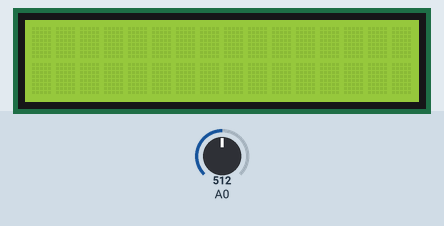
Bench run of a sketch on a simulated Arduino Uno, built with avr-gcc and run on an emulated ATmega328P. On the bench: 16×2 character LCD. Inputs (shaded band) come from the test bench; at power-on: A0 = 512. What the sketch prints to the serial monitor is not drawn.

Above: at 1.2 s.
1.3 s: A0 set to 0
At 2.2 s:
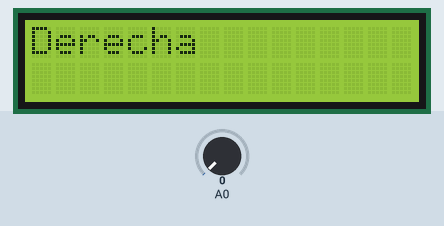
2.8 s: A0 set to 1003
4.3 s: A0 set to 1020
At 4.8 s:
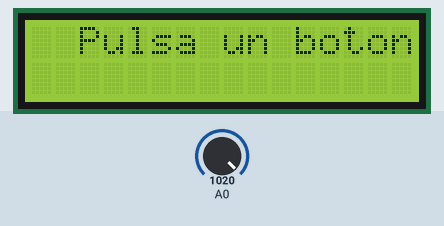
Timing chart, 0 to 7.3 s (numbered marks = the images above; inputs shaded):
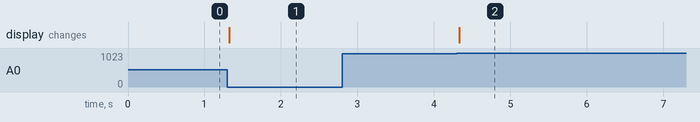

The sketch:

test_LCD_Keypad.ino
```cpp
#include <LiquidCrystal.h>

LiquidCrystal lcd(8,9,4,5,6,7);

void setup()
{
  Serial.begin(9600);
  lcd.begin(16,2);
}

void loop()
{
  int lectura = analogRead(A0);
  Serial.println(lectura);
  if(lectura == 0)
  {
    lcd.clear();
    lcd.setCursor(0,0);
    lcd.print("Derecha");
  }
  else if(lectura == 410)
  {
    lcd.clear();
    lcd.setCursor(0,0);
    lcd.print("Izquierda");
  }
  else if(lectura == 100)
  {
    lcd.clear();
    lcd.setCursor(0,0);
    lcd.print("Arriba");
  }
  else if(lectura == 256)
  {
    lcd.clear();
    lcd.setCursor(0,0);
    lcd.print("Abajo");
  }
  else if(lectura == 640)
  {
    lcd.clear();
    lcd.setCursor(0,0);
    lcd.print("Select");
  }
  else if(lectura <=1023 && lectura>=1020)
  {
    lcd.clear();
    lcd.setCursor(2,0);
    lcd.print("Pulsa un boton");
  }
  delay(50);
}
```

Measured:
- the behaviour switches between 1019 and 1020 on A0 (found by bisection; images 1 and 2)
- after the input at 1.3 s, the display: changes at once (image 1)
- after the input at 2.8 s, every drawn part: stays the same
- after the input at 4.3 s, the display: changes at once (image 2)
